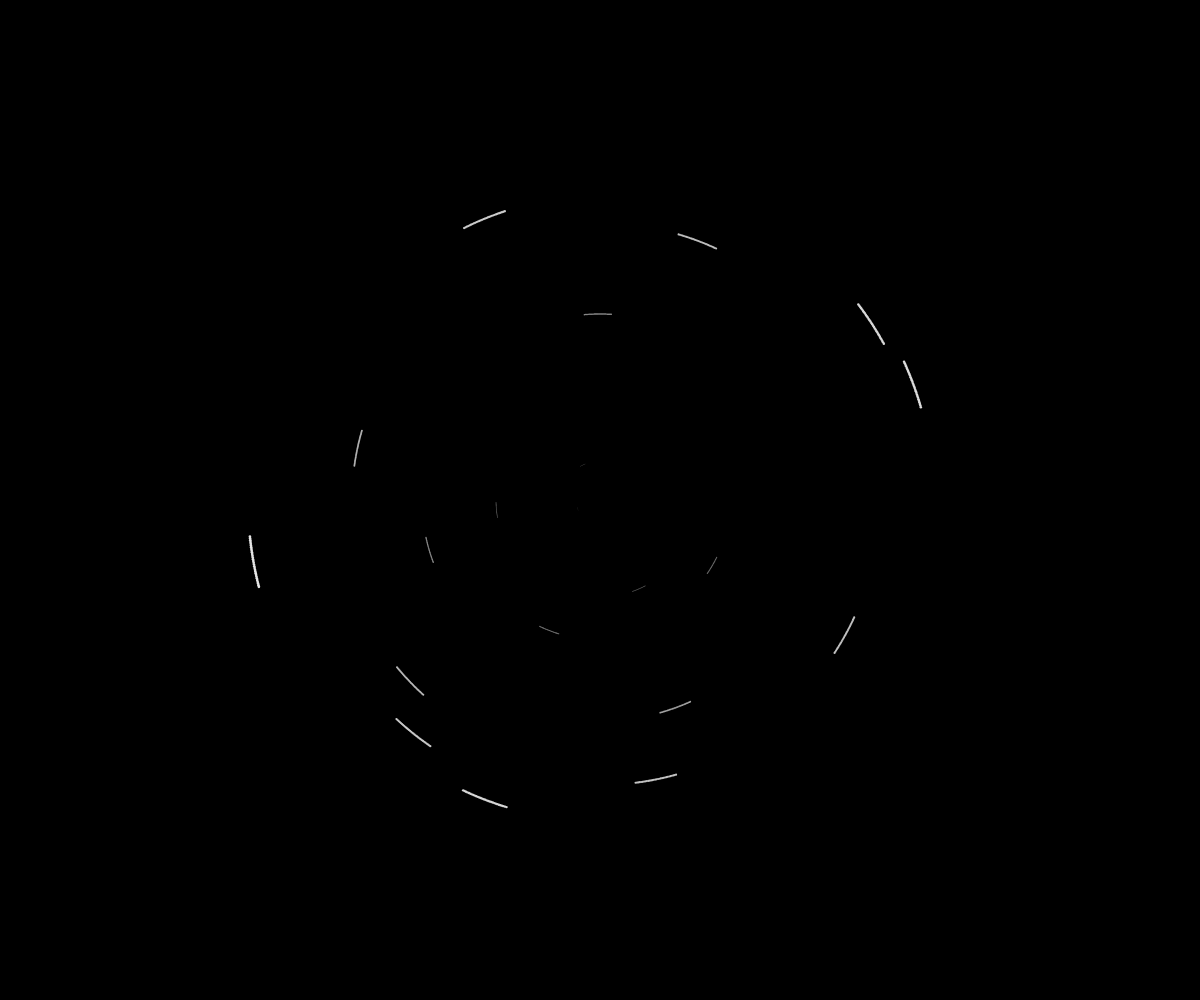
Frame 1 (no input)
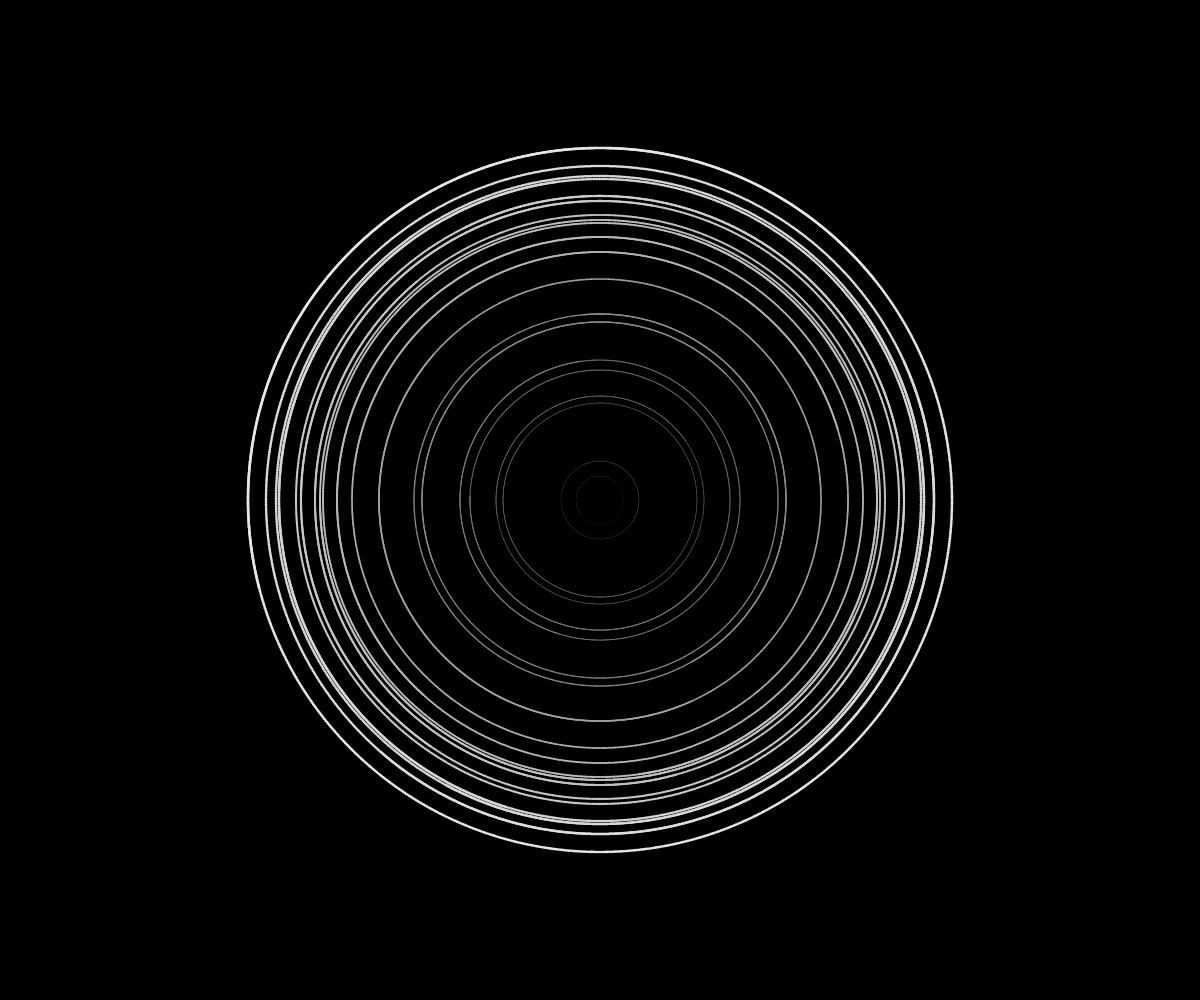
Frame 60 (no input)
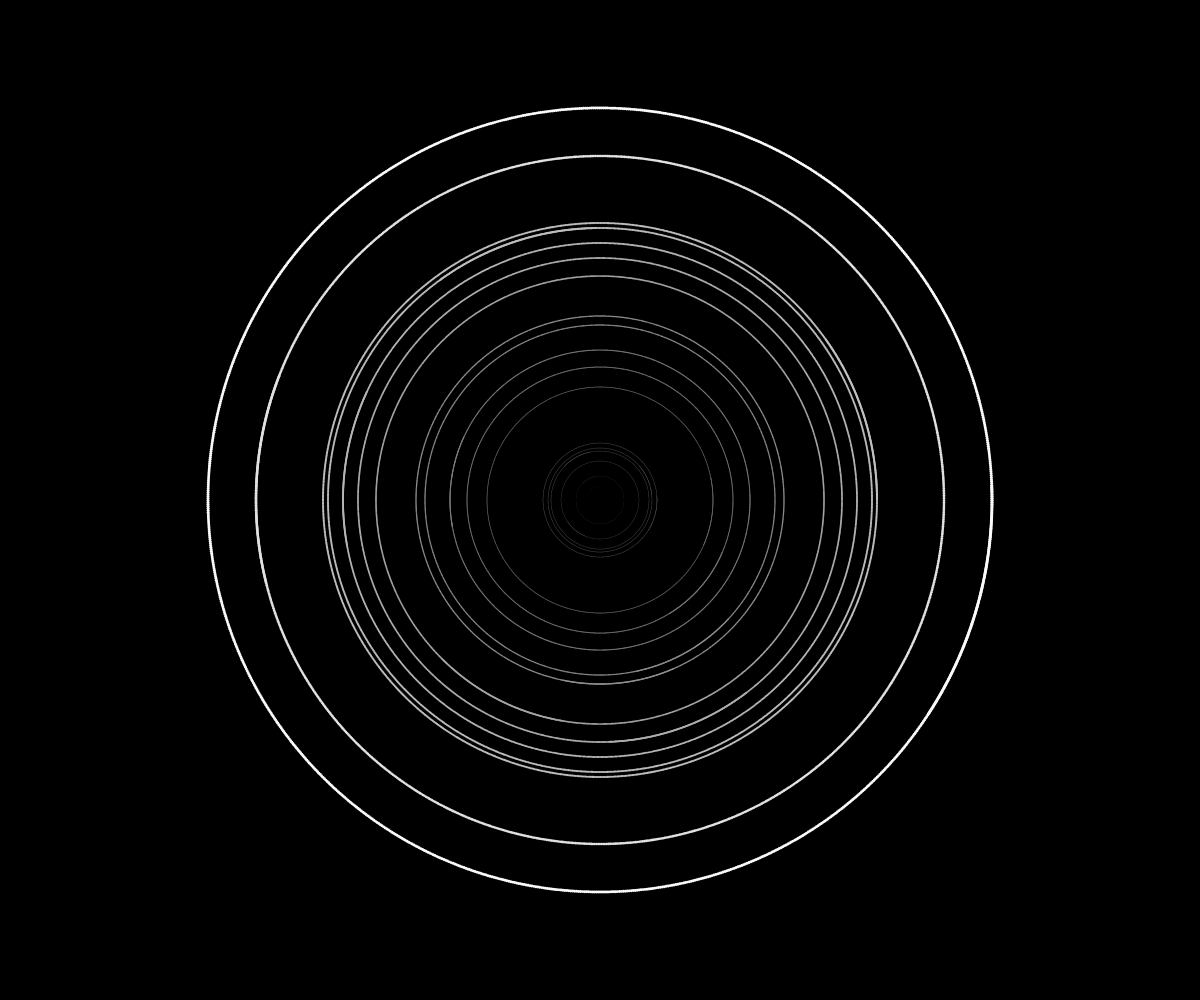
Frame 120 (the mouse pressed at the canvas centre since frame 60)

The p5.js sketch that drew these frames (run headless with seeded random() and noise() and a simulated clock; from frame 60 on, the mouse is pressed at the canvas centre):

// p5.js sketch
// ── sketch.js
var pointSize = 20;
var d = 400;
var points;

function setup() {
	createCanvas(windowWidth, windowHeight);
    background(0);
    points = [...Array(pointSize).keys()].map(k => ({
        r: floor(random(0, d)),
        theta: random(0, TWO_PI)
    }))
}

function draw() {
    translate(width/2, height/2);
    noStroke();

    if(frameCount % 75 === 0){
        background(0);
        points = [...Array(pointSize).keys()].map(k => ({
            r: floor(random(0, d)),
            theta: random(0, TWO_PI)
        }))
    }

    for(var k in [...Array(30).keys()]){
        for(var i in points){
            var {r, theta} = points[i];
            fill(map(r, 0, d, 50, 255));
            ellipse(r * cos(theta), r * sin(theta), map(r, 0, d, 0.1, 3));
            points[i].theta += 0.005;
        }
    }
}
